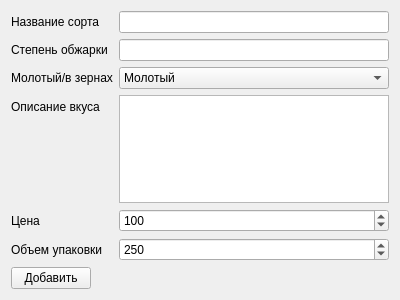
<?xml version="1.0" encoding="UTF-8"?>
<ui version="4.0">
 <class>Form</class>
 <widget class="QWidget" name="Form">
  <property name="geometry">
   <rect>
    <x>0</x>
    <y>0</y>
    <width>400</width>
    <height>300</height>
   </rect>
  </property>
  <property name="windowTitle">
   <string>Изменить информацию</string>
  </property>
  <layout class="QFormLayout" name="formLayout">
   <item row="0" column="0">
    <widget class="QLabel" name="label">
     <property name="text">
      <string>Название сорта</string>
     </property>
    </widget>
   </item>
   <item row="0" column="1">
    <widget class="QLineEdit" name="sort_name_te"/>
   </item>
   <item row="1" column="0">
    <widget class="QLabel" name="label_2">
     <property name="text">
      <string>Степень обжарки</string>
     </property>
    </widget>
   </item>
   <item row="1" column="1">
    <widget class="QLineEdit" name="roasting_te"/>
   </item>
   <item row="2" column="0">
    <widget class="QLabel" name="label_3">
     <property name="text">
      <string>Молотый/в зернах</string>
     </property>
    </widget>
   </item>
   <item row="2" column="1">
    <widget class="QComboBox" name="ground_cb">
     <item>
      <property name="text">
       <string>Молотый</string>
      </property>
     </item>
     <item>
      <property name="text">
       <string>В зернах</string>
      </property>
     </item>
    </widget>
   </item>
   <item row="3" column="0">
    <widget class="QLabel" name="label_4">
     <property name="text">
      <string>Описание вкуса</string>
     </property>
    </widget>
   </item>
   <item row="3" column="1">
    <widget class="QPlainTextEdit" name="description_pte"/>
   </item>
   <item row="4" column="0">
    <widget class="QLabel" name="label_5">
     <property name="text">
      <string>Цена</string>
     </property>
    </widget>
   </item>
   <item row="4" column="1">
    <widget class="QSpinBox" name="price_sb">
     <property name="maximum">
      <number>1000000</number>
     </property>
     <property name="singleStep">
      <number>50</number>
     </property>
     <property name="value">
      <number>100</number>
     </property>
    </widget>
   </item>
   <item row="5" column="0">
    <widget class="QLabel" name="label_6">
     <property name="text">
      <string>Объем упаковки</string>
     </property>
    </widget>
   </item>
   <item row="5" column="1">
    <widget class="QSpinBox" name="volume_sb">
     <property name="maximum">
      <number>10000</number>
     </property>
     <property name="singleStep">
      <number>50</number>
     </property>
     <property name="value">
      <number>250</number>
     </property>
    </widget>
   </item>
   <item row="6" column="0">
    <widget class="QPushButton" name="save_btn">
     <property name="text">
      <string>Добавить</string>
     </property>
    </widget>
   </item>
  </layout>
 </widget>
 <resources/>
 <connections/>
</ui>
